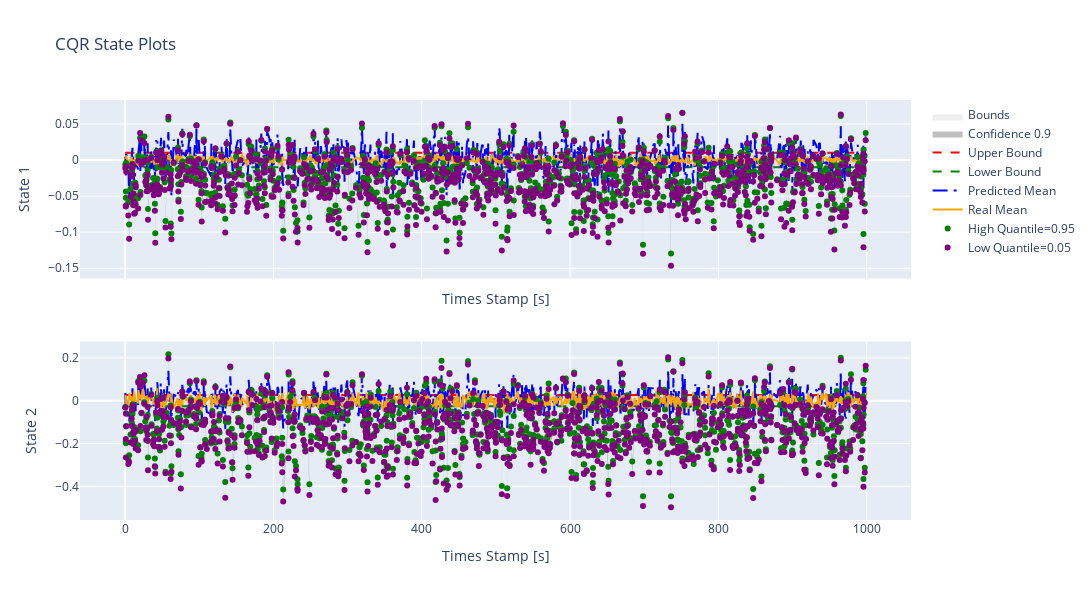

The cell this chart's notebook holds for it:
### Markdown cell above
This plot is made against test data which till now is untouched.

### Code cell
dm.plot_cqr_error_plotly()

### Figure 1 — Plotly figure (JSON) as saved in the notebook; plotly's stock layout.template omitted (floating-point values rounded to 4 significant figures; data arrays with more than 128 entries replaced by an {"elided": "..."} marker saying what was removed)
{"data": [{"fill": "toself", "fillcolor": "rgba(200, 200, 200, 0.3)", "line": {"color": "rgba(255,255,255,0)"}, "name": "Bounds", "showlegend": true, "type": "scatter", "x": [0.3, 998.6, 998.6, 0.3], "xaxis": "x", "y": [-0.01, -0.01, 0.01, 0.01], "yaxis": "y"}, {"fill": "toself", "fillcolor": "rgba(128, 128, 128, 0.5)", "line": {"color": "rgba(255,255,255,0)"}, "name": "Confidence 0.9", "showlegend": true, "type": "scatter", "x": {"elided": "1998 float values"}, "xaxis": "x", "y": {"elided": "1998 float values"}, "yaxis": "y"}, {"line": {"color": "red", "dash": "dash"}, "mode": "lines", "name": "Upper Bound", "showlegend": true, "type": "scatter", "x": {"elided": "999 float values"}, "xaxis": "x", "y": {"elided": "999 float values"}, "yaxis": "y"}, {"line": {"color": "green", "dash": "dash"}, "mode": "lines", "name": "Lower Bound", "showlegend": true, "type": "scatter", "x": {"elided": "999 float values"}, "xaxis": "x", "y": {"elided": "999 float values"}, "yaxis": "y"}, {"line": {"color": "blue", "dash": "longdashdot"}, "mode": "lines", "name": "Predicted Mean", "showlegend": true, "type": "scatter", "x": {"elided": "999 float values"}, "xaxis": "x", "y": {"elided": "999 float values"}, "yaxis": "y"}, {"line": {"color": "orange"}, "mode": "lines", "name": "Real Mean", "showlegend": true, "type": "scatter", "x": {"elided": "999 float values"}, "xaxis": "x", "y": {"elided": "999 float values"}, "yaxis": "y"}, {"marker": {"color": "green", "size": 6}, "mode": "markers", "name": "High Quantile=0.95", "showlegend": true, "type": "scatter", "x": {"elided": "999 float values"}, "xaxis": "x", "y": {"elided": "999 float values"}, "yaxis": "y"}, {"marker": {"color": "purple", "size": 6}, "mode": "markers", "name": "Low Quantile=0.05", "showlegend": true, "type": "scatter", "x": {"elided": "999 float values"}, "xaxis": "x", "y": {"elided": "999 float values"}, "yaxis": "y"}, {"fill": "toself", "fillcolor": "rgba(200, 200, 200, 0.3)", "line": {"color": "rgba(255,255,255,0)"}, "name": "Bounds", "showlegend": false, "type": "scatter", "x": [0.3, 998.6, 998.6, 0.3], "xaxis": "x2", "y": [-0.0265, -0.0265, 0.0265, 0.0265], "yaxis": "y2"}, {"fill": "toself", "fillcolor": "rgba(128, 128, 128, 0.5)", "line": {"color": "rgba(255,255,255,0)"}, "name": "Confidence 0.9", "showlegend": false, "type": "scatter", "x": {"elided": "1998 float values"}, "xaxis": "x2", "y": {"elided": "1998 float values"}, "yaxis": "y2"}, {"line": {"color": "red", "dash": "dash"}, "mode": "lines", "name": "Upper Bound", "showlegend": false, "type": "scatter", "x": {"elided": "999 float values"}, "xaxis": "x2", "y": {"elided": "999 float values"}, "yaxis": "y2"}, {"line": {"color": "green", "dash": "dash"}, "mode": "lines", "name": "Lower Bound", "showlegend": false, "type": "scatter", "x": {"elided": "999 float values"}, "xaxis": "x2", "y": {"elided": "999 float values"}, "yaxis": "y2"}, {"line": {"color": "blue", "dash": "longdashdot"}, "mode": "lines", "name": "Predicted Mean", "showlegend": false, "type": "scatter", "x": {"elided": "999 float values"}, "xaxis": "x2", "y": {"elided": "999 float values"}, "yaxis": "y2"}, {"line": {"color": "orange"}, "mode": "lines", "name": "Real Mean", "showlegend": false, "type": "scatter", "x": {"elided": "999 float values"}, "xaxis": "x2", "y": {"elided": "999 float values"}, "yaxis": "y2"}, {"marker": {"color": "green", "size": 6}, "mode": "markers", "name": "High Quantile=0.95", "showlegend": false, "type": "scatter", "x": {"elided": "999 float values"}, "xaxis": "x2", "y": {"elided": "999 float values"}, "yaxis": "y2"}, {"marker": {"color": "purple", "size": 6}, "mode": "markers", "name": "Low Quantile=0.05", "showlegend": false, "type": "scatter", "x": {"elided": "999 float values"}, "xaxis": "x2", "y": {"elided": "999 float values"}, "yaxis": "y2"}], "layout": {"height": 600, "showlegend": true, "title": {"text": "CQR State Plots"}, "width": 1800, "xaxis": {"anchor": "y", "domain": [0, 1], "matches": "x2", "showticklabels": false, "title": {"text": "Times Stamp [s]"}}, "xaxis2": {"anchor": "y2", "domain": [0, 1], "title": {"text": "Times Stamp [s]"}}, "yaxis": {"anchor": "x", "domain": [0.575, 1], "title": {"text": " State 1"}}, "yaxis2": {"anchor": "x2", "domain": [0, 0.425], "title": {"text": " State 2"}}}}
